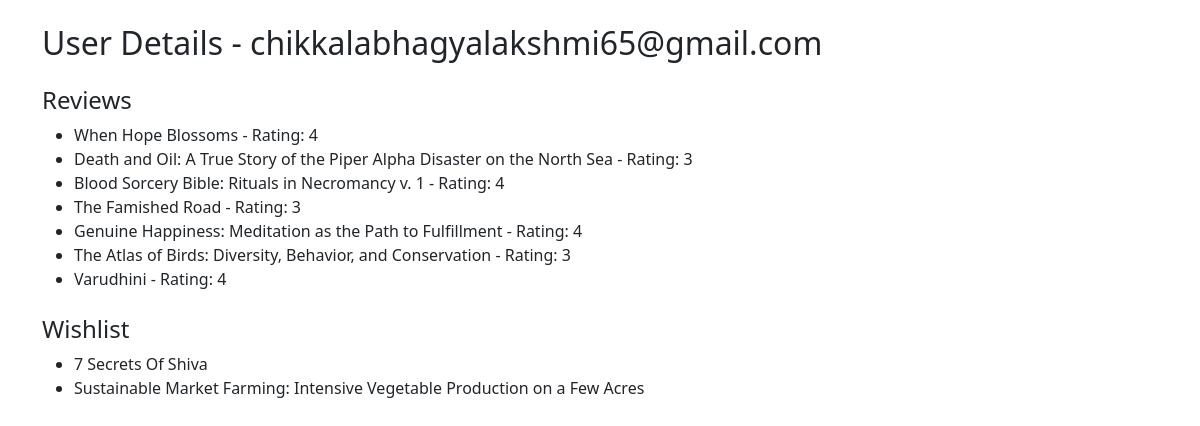
The page /user_details/chikkalabhagyalakshmi65@gmail.com on the database its author committed.
### tables this page shows
CREATE TABLE reviews (
    id INTEGER PRIMARY KEY AUTOINCREMENT,
    user_email TEXT,
    book_title TEXT,
    rating INTEGER,
    review TEXT,
    likes INTEGER DEFAULT 0
);

CREATE TABLE wishlist (
                id INTEGER PRIMARY KEY AUTOINCREMENT,
                username TEXT,
                book_title TEXT,
                author TEXT,
                image TEXT
            );

### app.py (the view)
@app.route("/user_details/<email>")
def user_details(email):
    with sqlite3.connect("users.db") as conn:
        c = conn.cursor()
        c.execute("SELECT book_title, rating FROM reviews WHERE user_email=?", (email,))
        reviews = c.fetchall()
        c.execute("SELECT book_title FROM wishlist WHERE username=(SELECT username FROM users WHERE email=?)", (email,))
        wishlist = c.fetchall()
    return render_template("user_details.html", reviews=reviews, wishlist=wishlist, email=email)

### app.py (called while the page is built)
@app.context_processor
def inject_user():
    return dict(current_user=session.get("user"))

### templates/user_details.html (shortened to what this page needs)
<!DOCTYPE html>
<html>
<head>
<link href="https://cdn.jsdelivr.net/npm/bootstrap@5.3.2/dist/css/bootstrap.min.css" rel="stylesheet">
</head>
<body>
<div class="container mt-4">
<h2>User Details - {{ email }}</h2>
<h4 class="mt-4">Reviews</h4>
<ul>
{% for r in reviews %}
<li>{{ r[0] }} - Rating: {{ r[1] }}</li>
{% endfor %}
</ul>
<h4 class="mt-4">Wishlist</h4>
<ul>
{% for w in wishlist %}
<li>{{ w[0] }}</li>
{% endfor %}
</ul>
</div>
</body>
</html>

### rows shown on the page
reviews: book_title "When Hope Blossoms", rating "4"
reviews: book_title "Death and Oil: A True Story of the Piper Alpha Disaster on the North Sea", rating "3"
reviews: book_title "Blood Sorcery Bible: Rituals in Necromancy v. 1", rating "4"
reviews: book_title "The Famished Road", rating "3"
reviews: book_title "Genuine Happiness: Meditation as the Path to Fulfillment", rating "4"
reviews: book_title "The Atlas of Birds: Diversity, Behavior, and Conservation", rating "3"
reviews: book_title "Varudhini", rating "4"
wishlist: book_title "7 Secrets Of Shiva"
wishlist: book_title "Sustainable Market Farming: Intensive Vegetable Production on a Few Acres"

### other values the page prints
{{ email }} "chikkalabhagyalakshmi65@gmail.com"
